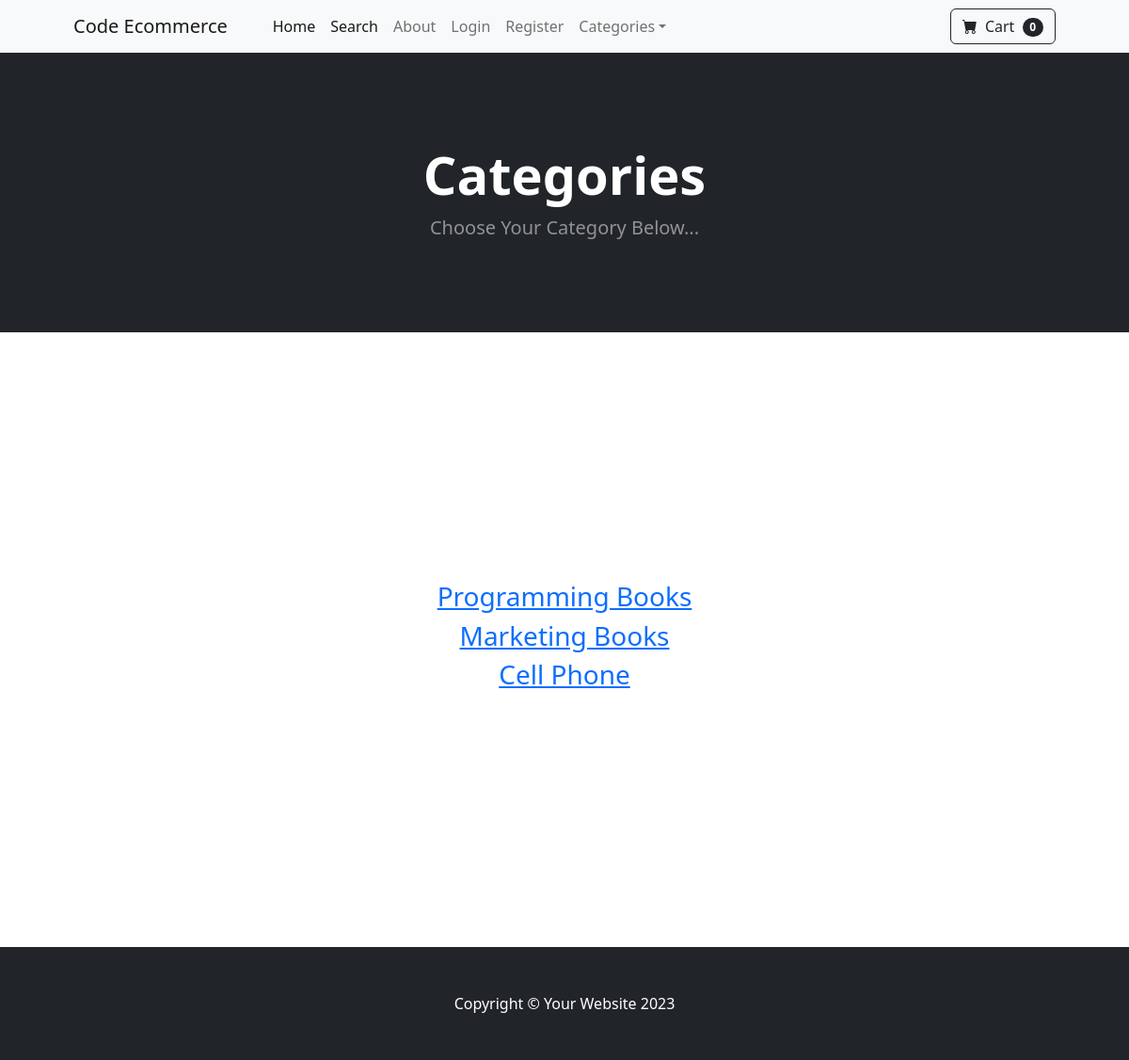
The app's page /category_summary/ with its own data.
### main/models.py (models this page shows, shortened)
class Category(models.Model):
    name = models.CharField(max_length=50)
    slug = models.SlugField(max_length=50, unique=True,  blank=True, null=True)
    class Meta:
        verbose_name_plural = 'Categories'

### main/views.py (the view)
# urls.py: path('category_summary/', views.category_summary, name='category_summary'),
def category_summary(request):
    categories = Category.objects.filter()
    context = {
        'categories': categories,
    }
    return render(request, 'main/category_summary.html', context)

### cart/cart.py (called while the page is built)
    def __len__(self):
        return len(self.cart)

### cart/context_processors.py (called while the page is built)
def cart(request):
    return {'cart': Cart(request)}

### main/templates/main/category_summary.html
{% extends 'main/base.html' %}
{% block content %}
<header class="bg-dark py-5">
    <div class="container px-4 px-lg-5 my-5">
        <div class="text-center text-white">
            <h1 class="display-4 fw-bolder">Categories</h1>
            <p class="lead fw-normal text-white-50 mb-0">Choose Your Category Below...</p>
        </div>
    </div>
</header>
<div class="container">
    <div class="row">
        <center>
            <div class="col-8">
                <br/><br/><br><br><br><br><br><br><br><br><br>
                {% for cat in categories %}
                <h3><a href="{% url 'category' cat.slug %}">{{ cat.name }}</a></h3>
                {% endfor %}
                <br/><br/><br><br><br><br><br><br><br><br><br>
            </div>
        </center>
    </div>
</div>
{% endblock %}

### records on screen
Category: name "Programming Books"
Category: name "Marketing Books"
Category: name "Cell Phone"

### other values on screen
{{ cart|length }} "0"
